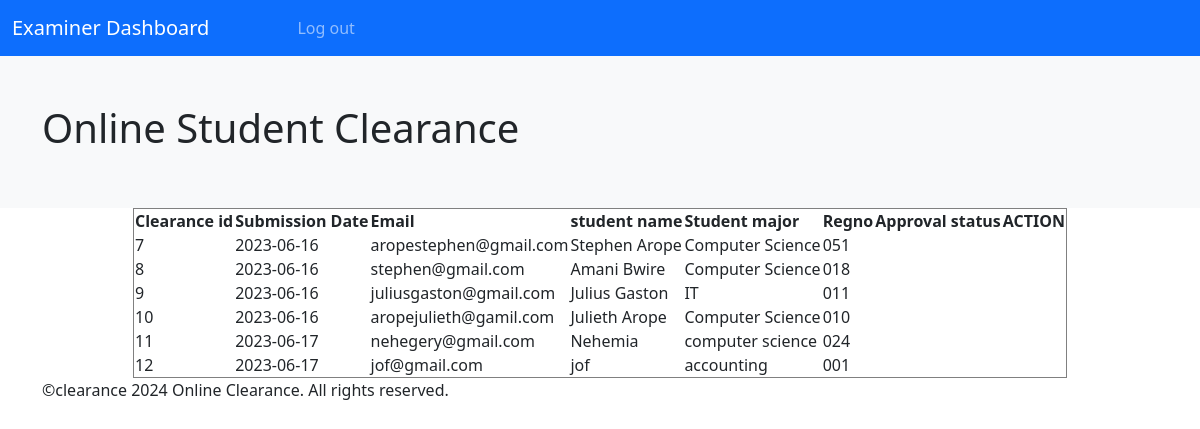
The page /examiner.php on the database its author committed.
### tables this page shows
CREATE TABLE `clearance` (
  `clearance_id` int(11) NOT NULL,
  `student_id` int(11) DEFAULT NULL,
  `status` varchar(50) DEFAULT NULL,
  `submission_date` date DEFAULT NULL,
  `student_email` varchar(50) DEFAULT NULL,
  `student_name` varchar(50) DEFAULT NULL,
  `student_major` varchar(50) DEFAULT NULL,
  `matric` varchar(50) DEFAULT NULL,
  `username` varchar(50) DEFAULT NULL,
  `lib` varchar(20) DEFAULT NULL,
  `finance` varchar(10) DEFAULT NULL,
  `services` varchar(10) DEFAULT NULL
);

### examiner.php (the view, shortened to what this page needs)
<html>
<head>
	<link rel="stylesheet" type="text/css" href="bootstrap.css">
</head>
<body>
	<header>
		<nav class="navbar navbar-expand-lg navbar-dark bg-primary">
			<div class="container-fluid">
				<a class="navbar-brand" href="#">Examiner Dashboard</a>
				<div class="collapse navbar-collapse" id="navbarNav">
					<ul class="navbar-nav">
						<li class="nav-item">
							<a class="nav-link" href=""></a>
						</li>
						<li class="nav-item">
							<a class="nav-link" href="#"></a>
						</li>
						<li class="nav-item">
							<a class="nav-link" href="#"></a>
						</li>
						<li class="nav-item">
							<a class="nav-link" href="approveclearance.php"></a>
						</li>
						<li class="nav-item">
							<a class="nav-link" href="logout.php">Log out</a>
						</li>
					</ul>
				</div>
			</div>
		</nav>
	</header>
	<section id="hero" class="bg-light">
		<div class="container py-5">
			<div class="row">
				<div class="col-md-8">
					<h1>Online Student Clearance</h1>
				</div>
			</div>
		</div>
	</section>
	<div class="container">
		<?php
$link = mysqli_connect("127.0.0.1","root","chance00","clearance_db");
$query="select * from clearance";
$result=mysqli_query($link,$query);
echo "<table border='' align='center'>";
echo "<tr>
        <th>Clearance id</th>
        <th>Submission Date</th>
        <th>Email</th>
        <th>student name</th>
        <th>Student major</th>
        <th>Regno</th>
        <th>Approval status</th>
        <th colspan='2'>ACTION</th>
    </tr>";
while($row=mysqli_fetch_array($result)){
    echo "<tr>";
    echo "<td>".$row['clearance_id']."</td>";
    echo "<td>".$row['submission_date']."</td>";
    echo "<td>".$row['student_email']."</td>";
    echo "<td>".$row['student_name']."</td>";
    echo "<td>".$row['student_major']."</td>";
    echo "<td>".$row['matric']."</td>";
    echo "<td>".$row['examiner']."</td>";
    echo "</tr>";
}
echo"</table>";
?>
	<p>&copyclearance <?php echo date("Y"); ?> Online Clearance. All rights reserved.</p>
</body>
</html>

### rows shown on the page
clearance: clearance_id "7", submission_date "2023-06-16", student_email "aropestephen@gmail.com", student_name "Stephen Arope", student_major "Computer Science", matric "051"
clearance: clearance_id "8", submission_date "2023-06-16", student_email "stephen@gmail.com", student_name "Amani Bwire", student_major "Computer Science", matric "018"
clearance: clearance_id "9", submission_date "2023-06-16", student_email "juliusgaston@gmail.com", student_name "Julius Gaston", student_major "IT", matric "011"
clearance: clearance_id "10", submission_date "2023-06-16", student_email "aropejulieth@gamil.com", student_name "Julieth Arope", student_major "Computer Science", matric "010"
clearance: clearance_id "11", submission_date "2023-06-17", student_email "nehegery@gmail.com", student_name "Nehemia", student_major "computer science", matric "024"
clearance: clearance_id "12", submission_date "2023-06-17", student_email "jof@gmail.com", student_name "jof", student_major "accounting", matric "001"
